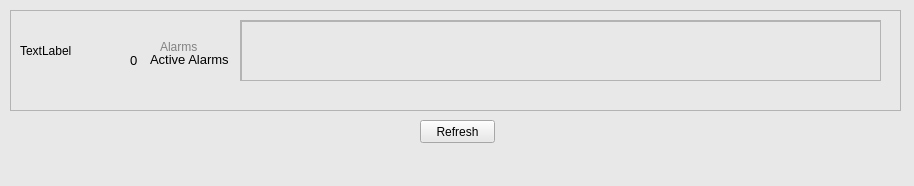
<?xml version="1.0" encoding="UTF-8"?>
<ui version="4.0">
 <class>MainWindow</class>
 <widget class="QMainWindow" name="MainWindow">
  <property name="geometry">
   <rect>
    <x>0</x>
    <y>0</y>
    <width>914</width>
    <height>186</height>
   </rect>
  </property>
  <property name="windowTitle">
   <string>MainWindow</string>
  </property>
  <property name="styleSheet">
   <string notr="true">background-color: rgb(232, 232, 232);</string>
  </property>
  <widget class="QWidget" name="centralwidget">
   <widget class="QFrame" name="frame">
    <property name="geometry">
     <rect>
      <x>10</x>
      <y>10</y>
      <width>891</width>
      <height>101</height>
     </rect>
    </property>
    <property name="frameShape">
     <enum>QFrame::StyledPanel</enum>
    </property>
    <property name="frameShadow">
     <enum>QFrame::Raised</enum>
    </property>
    <widget class="QLabel" name="label">
     <property name="geometry">
      <rect>
       <x>140</x>
       <y>40</y>
       <width>81</width>
       <height>20</height>
      </rect>
     </property>
     <property name="text">
      <string>&lt;html&gt;&lt;head/&gt;&lt;body&gt;&lt;p&gt;&lt;span style=&quot; font-size:10pt;&quot;&gt;Active Alarms&lt;/span&gt;&lt;/p&gt;&lt;/body&gt;&lt;/html&gt;</string>
     </property>
    </widget>
    <widget class="QLabel" name="label_2">
     <property name="geometry">
      <rect>
       <x>120</x>
       <y>40</y>
       <width>16</width>
       <height>21</height>
      </rect>
     </property>
     <property name="text">
      <string>&lt;html&gt;&lt;head/&gt;&lt;body&gt;&lt;p&gt;&lt;span style=&quot; font-size:10pt;&quot;&gt;0&lt;/span&gt;&lt;/p&gt;&lt;/body&gt;&lt;/html&gt;</string>
     </property>
    </widget>
    <widget class="QScrollArea" name="scrollArea">
     <property name="geometry">
      <rect>
       <x>230</x>
       <y>10</y>
       <width>641</width>
       <height>61</height>
      </rect>
     </property>
     <property name="widgetResizable">
      <bool>true</bool>
     </property>
     <widget class="QWidget" name="scrollAreaWidgetContents">
      <property name="geometry">
       <rect>
        <x>0</x>
        <y>0</y>
        <width>639</width>
        <height>59</height>
       </rect>
      </property>
      <widget class="QListWidget" name="listWidget">
       <property name="geometry">
        <rect>
         <x>0</x>
         <y>0</y>
         <width>641</width>
         <height>61</height>
        </rect>
       </property>
      </widget>
     </widget>
    </widget>
    <widget class="QLabel" name="label_3">
     <property name="geometry">
      <rect>
       <x>16</x>
       <y>10</y>
       <width>61</width>
       <height>61</height>
      </rect>
     </property>
     <property name="text">
      <string>TextLabel</string>
     </property>
    </widget>
    <widget class="QLabel" name="label_4">
     <property name="geometry">
      <rect>
       <x>10</x>
       <y>10</y>
       <width>71</width>
       <height>61</height>
      </rect>
     </property>
     <property name="text">
      <string>TextLabel</string>
     </property>
    </widget>
    <widget class="QLabel" name="label_5">
     <property name="geometry">
      <rect>
       <x>150</x>
       <y>30</y>
       <width>47</width>
       <height>13</height>
      </rect>
     </property>
     <property name="styleSheet">
      <string notr="true">color: rgb(130, 130, 130);</string>
     </property>
     <property name="text">
      <string>Alarms</string>
     </property>
    </widget>
   </widget>
   <widget class="QPushButton" name="pushButton">
    <property name="geometry">
     <rect>
      <x>420</x>
      <y>120</y>
      <width>75</width>
      <height>23</height>
     </rect>
    </property>
    <property name="styleSheet">
     <string notr="true"/>
    </property>
    <property name="text">
     <string>Refresh</string>
    </property>
   </widget>
  </widget>
  <widget class="QMenuBar" name="menubar">
   <property name="geometry">
    <rect>
     <x>0</x>
     <y>0</y>
     <width>914</width>
     <height>21</height>
    </rect>
   </property>
  </widget>
  <widget class="QStatusBar" name="statusbar"/>
 </widget>
 <resources/>
 <connections/>
</ui>
